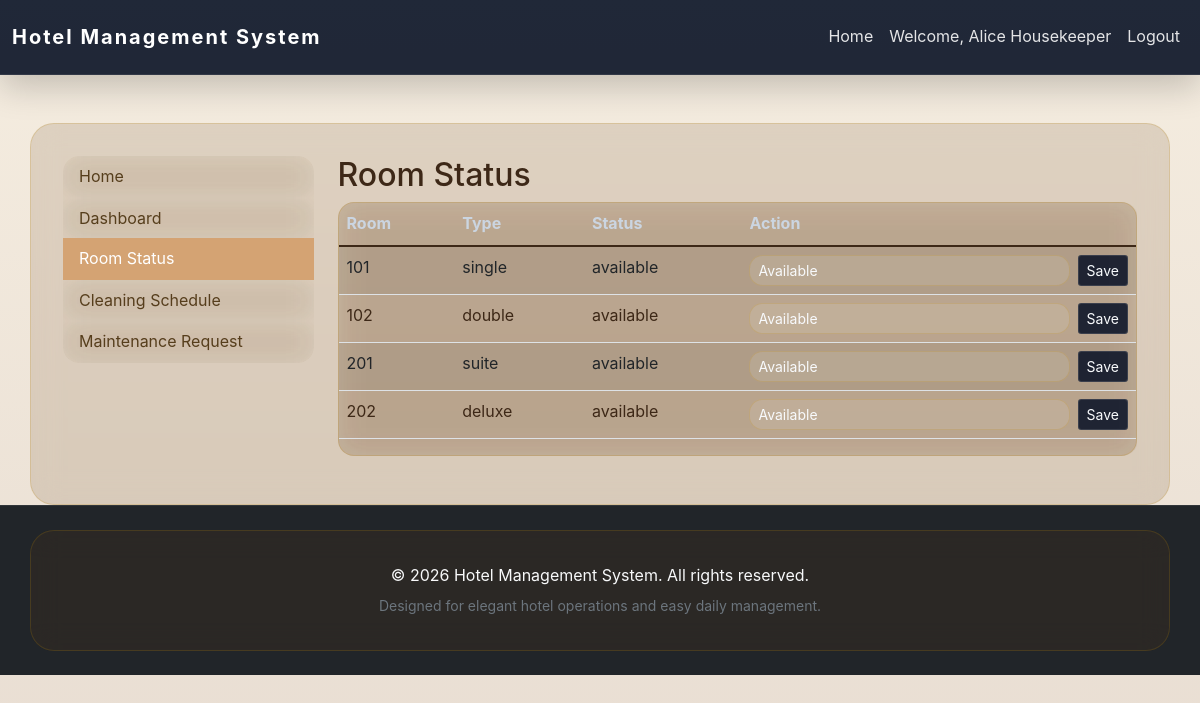
/housekeeping/room_status.php (signed in), run on the app's committed database.
### tables this page shows
CREATE TABLE rooms (
    id INT AUTO_INCREMENT PRIMARY KEY,
    room_number VARCHAR(10) UNIQUE NOT NULL,
    room_type ENUM('single', 'double', 'suite', 'deluxe') NOT NULL,
    price DECIMAL(10,2) NOT NULL,
    status ENUM('available', 'occupied', 'cleaning', 'maintenance') DEFAULT 'available',
    description TEXT,
    created_at TIMESTAMP DEFAULT CURRENT_TIMESTAMP
);

### housekeeping/room_status.php (the view, shortened to what this page needs)
<?php
require_once __DIR__ . '/../config/db.php';
$rooms = $pdo->query('SELECT * FROM rooms ORDER BY room_number')->fetchAll();
?>
<?php include __DIR__ . '/../includes/header.php'; ?>
<div class="row">
    <?php include __DIR__ . '/../includes/sidebar.php'; ?>
    <div class="col-md-9">
        <h2>Room Status</h2>
        <div class="table-responsive"><table class="table table-striped"><thead><tr><th>Room</th><th>Type</th><th>Status</th><th>Action</th></tr></thead><tbody>
            <?php foreach ($rooms as $room): ?>
                <tr>
                    <td><?php echo htmlspecialchars($room['room_number']); ?></td>
                    <td><?php echo htmlspecialchars($room['room_type']); ?></td>
                    <td><?php echo htmlspecialchars($room['status']); ?></td>
                    <td>
                        <form method="post" class="d-flex gap-2 align-items-center">
                            <select name="status" class="form-select form-select-sm">
                                <option value="available" <?php echo $room['status'] === 'available' ? 'selected' : ''; ?>>Available</option>
                            </select>
                            <button class="btn btn-sm btn-secondary">Save</button>
                        </form>
                    </td>
                </tr>
            <?php endforeach; ?>
        </tbody></table></div>
    </div>
</div>
<?php include __DIR__ . '/../includes/footer.php'; ?>

### assets/css/style.css (style rules this page uses)
* { box-sizing: border-box; }
html { scroll-behavior: smooth; }
body { min-height: 100vh; margin: 0; background: linear-gradient(180deg, #f5ede0 0%, #e8ddd2 100%); background-size: cover; color: var(--text); font-family: "Inter", system-ui, -apple-system, BlinkMacSystemFont, "Segoe UI", sans-serif; line-height: 1.6; }
.container, .card, .table-responsive, .hero-banner, .profile-card, .list-group-item, .alert { background: var(--surface); -webkit-backdrop-filter: blur(14px); backdrop-filter: blur(14px); border: 1px solid var(--border); }
.profile-card .form-control, .profile-card .form-select, .form-control, .form-select, textarea { background: rgba(255, 255, 255, 0.10); border: 1px solid var(--border); color: #f8fafc; border-radius: 0.85rem; }
.form-control, .form-select, textarea { transition: border-color 0.2s ease, box-shadow 0.2s ease; }
.table { color: var(--text); }
.table thead th { border-bottom: 1px solid rgba(255, 255, 255, 0.12); color: #cbd5e1; }
.table-responsive { border-radius: var(--radius); overflow: hidden; }
.btn-secondary { background: rgba(15, 23, 42, 0.90); border-color: rgba(255, 255, 255, 0.12); color: #f8fafc; }

### data on the page
rooms: room_number "101", room_type "single", status "available", status "Available"
rooms: room_number "102", room_type "double", status "available", status "Available"
rooms: room_number "201", room_type "suite", status "available", status "Available"
rooms: room_number "202", room_type "deluxe", status "available", status "Available"

### other printed values
SITE_NAME "Hotel Management System"
$_SESSION['full_name'] "Alice Housekeeper"
$label "Home Dashboard Room Status Cleaning Schedule Maintenance Request"
